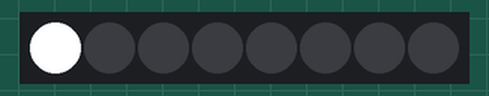
Bench run of a sketch on a simulated Arduino Uno, built with avr-gcc and run on an emulated ATmega328P. Parts: 8 RGB LEDs in strip order, left to right.

Above: at 0.1 s.
At 0.6 s:
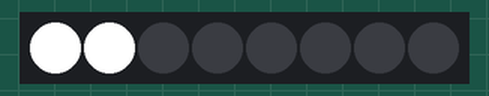
At 1.1 s:
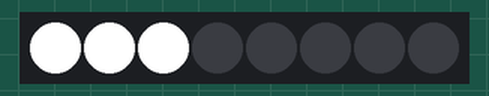
At 1.6 s:
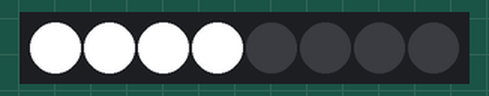
At 2.6 s:
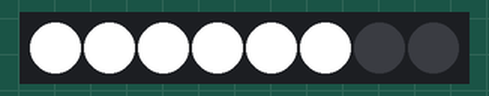
At 3.6 s:
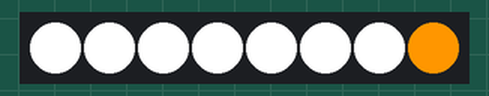

The sketch:

T5_Multi_arduino.ino
```cpp
#include <Adafruit_NeoPixel.h>

#define PIN 6
#define NUMPIXELS 8

Adafruit_NeoPixel pixels = Adafruit_NeoPixel(NUMPIXELS, PIN, NEO_GRB + NEO_KHZ800);

int delayval = 500; // delay for half a second

void setup() {

  pixels.begin(); // This initializes the NeoPixel library.
}

void loop() {

  // For a set of NeoPixels the first NeoPixel is 0, second is 1, all the way up to the count of pixels minus one.
int i;
if (i<8)
{
  for( i=0;i<NUMPIXELS;i++){
int c = setC(i);
    // pixels.Color takes RGB values, from 0,0,0 up to 255,255,255
    pixels.setPixelColor(i,c); // Moderately bright green color.

    pixels.show(); // This sends the updated pixel color to the hardware.

   delay(delayval); // Delay for a period of time (in milliseconds).

  }
}
  else i=0;

}
  int setC(int j)
  {
    if (j<7)
    {
    for (int i=0;i<255;i++)
    {
    return pixels.Color(255-i,255-i,255-i);}
    }
    else
    {return pixels.Color(0,150,0);}
  }
```

Measured:
- what the display in image 1 shows lasts 0.5 s, from 0.5 s to 1.0 s
